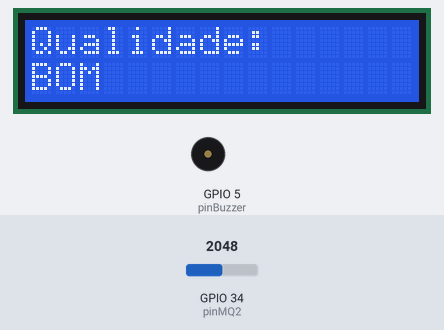
Bench run of a sketch on a simulated ESP32. Parts: 16×2 character LCD, buzzer (waves = sounding, pin HIGH). Inputs (shaded band) come from the test bench; at power-on: GPIO 34 (pinMQ2) = 2048. What the sketch prints to the serial monitor is not drawn.

Above: at 2.7 s.
2.8 s: GPIO 34 (pinMQ2) set to 2665
At 3.9 s:
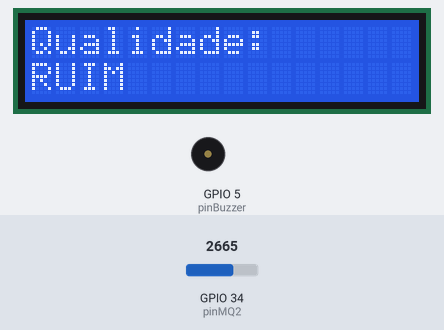
5.1 s: GPIO 34 (pinMQ2) set to 2739
At 6.8 s:
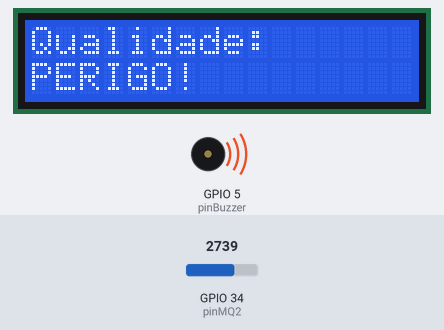
7.1 s: GPIO 34 (pinMQ2) set to 1460
At 8.7 s:
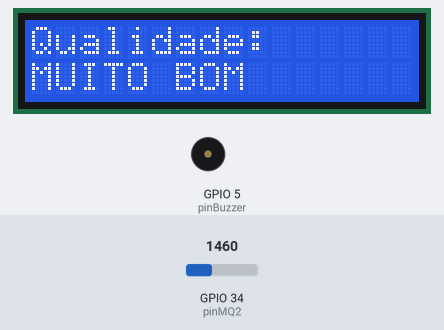
9.2 s: GPIO 34 (pinMQ2) set to 1574
At 10.4 s:
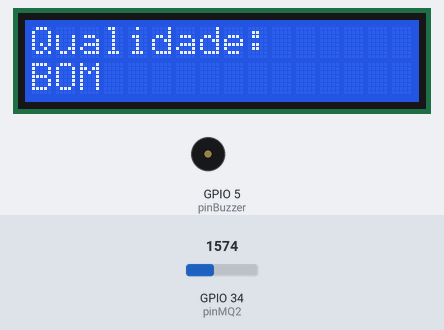
11.2 s: GPIO 34 (pinMQ2) set to 1228
At 12.2 s:
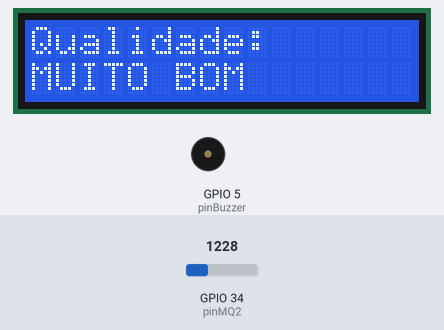
Timing chart, 0 to 14.2 s (numbered marks = the images above; inputs shaded):
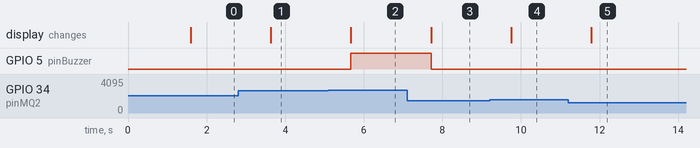

The sketch:

SensorDeGas.ino
```cpp
#include <Wire.h>
#include <LiquidCrystal_I2C.h>

LiquidCrystal_I2C lcd(0x27, 16, 2);

const int pinMQ2 = 34;
const int pinBuzzer = 5;

int valorGas = 0;

void setup() {
  Serial.begin(9600);
  lcd.init();
  lcd.backlight();

  pinMode(pinMQ2, INPUT);
  pinMode(pinBuzzer, OUTPUT);

  lcd.setCursor(0, 0);
  lcd.print("Monitor de Gas");
  delay(1500);
  lcd.clear();
}

void loop() {
  valorGas = analogRead(pinMQ2);
  Serial.print("Leitura MQ-2: ");
  Serial.println(valorGas);

  lcd.clear();
  lcd.setCursor(0, 0);
  lcd.print("Qualidade:");

  if (valorGas > 2700) {
    lcd.setCursor(0, 1);
    lcd.print("PERIGO!");
    digitalWrite(pinBuzzer, HIGH);
  }
  else if (valorGas > 2200 && valorGas <= 2700) {
    lcd.setCursor(0, 1);
    lcd.print("RUIM");
    digitalWrite(pinBuzzer, LOW);
  }
  else if (valorGas > 1500) {
    lcd.setCursor(0, 1);
    lcd.print("BOM");
    digitalWrite(pinBuzzer, LOW);
  }
  else {
    lcd.setCursor(0, 1);
    lcd.print("MUITO BOM");
    digitalWrite(pinBuzzer, LOW);
  }

  delay(1000);
}
```

Measured:
- the behaviour switches between 2700 and 2701 on GPIO 34 (pinMQ2) (found by bisection; images 1 and 2)
- the behaviour switches between 1500 and 1501 on GPIO 34 (pinMQ2) (found by bisection; images 3 and 4)
- after the input at 2.8 s, the display: changes after 0.83 s (image 1)
- after the input at 5.1 s, GPIO 5 (pinBuzzer): LOW → HIGH after 0.57 s; the display: changes after 0.57 s (image 2)
- after the input at 7.1 s, GPIO 5 (pinBuzzer): HIGH → LOW after 0.61 s; the display: changes after 0.61 s (image 3)
- after the input at 9.2 s, the display: changes after 0.55 s (image 4)
- after the input at 11.2 s, the display: changes after 0.59 s (image 5)
